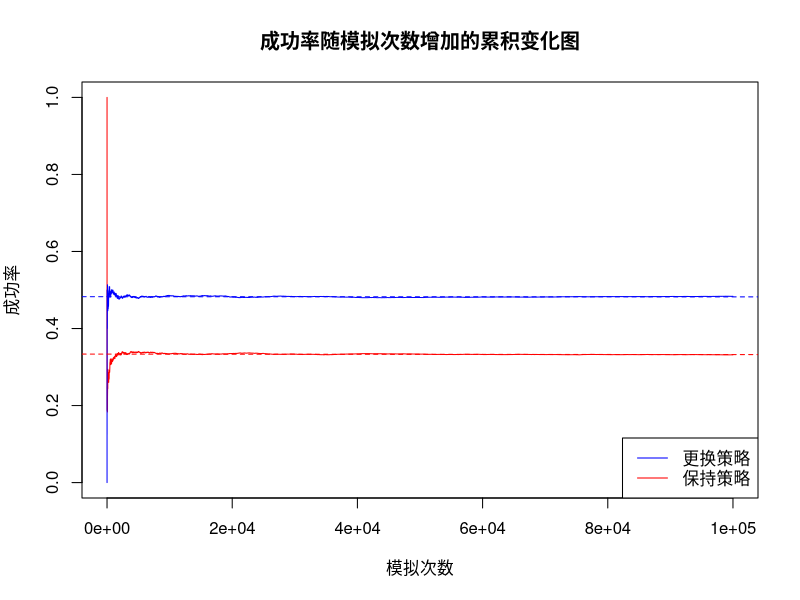

Generate this figure with R:
simulate_monty_hall <- function(n) {
  switch_strategy_success <- numeric(n)
  stay_strategy_success <- numeric(n)
  for (i in 1:n) {
    doors <- sample(c(0, 0, 1), 3, replace = FALSE)
    first_choice <- sample(1:3, 1)
    show_goat <- sample(setdiff(1:3, c(first_choice, which(doors == 1))), 1)
    switch_choice <- setdiff(1:3, c(first_choice, show_goat))
    stay_strategy_success[i] <- doors[first_choice]
    switch_strategy_success[i] <- doors[switch_choice]
  }
  stay_cumulative <- cumsum(stay_strategy_success) / (1:n)
  switch_cumulative <- cumsum(switch_strategy_success) / (1:n)
  
  list(stay = stay_cumulative, switch = switch_cumulative)
}
result <- simulate_monty_hall(100000)
plot(result$stay, type = "l", col = "red", ylim = c(0, 1), xlab = "模拟次数", ylab = "成功率", 
     main = "成功率随模拟次数增加的累积变化图")
lines(result$switch, col = "blue")
legend("bottomright", legend = c("更换策略", "保持策略"), col = c("blue", "red"), lty = 1)
fit_stay <- lm(result$stay ~ I(1:100000))
fit_switch <- lm(result$switch ~ I(1:100000))
abline(fit_stay, col = "red", lty = 2)
abline(fit_switch, col = "blue", lty = 2)
